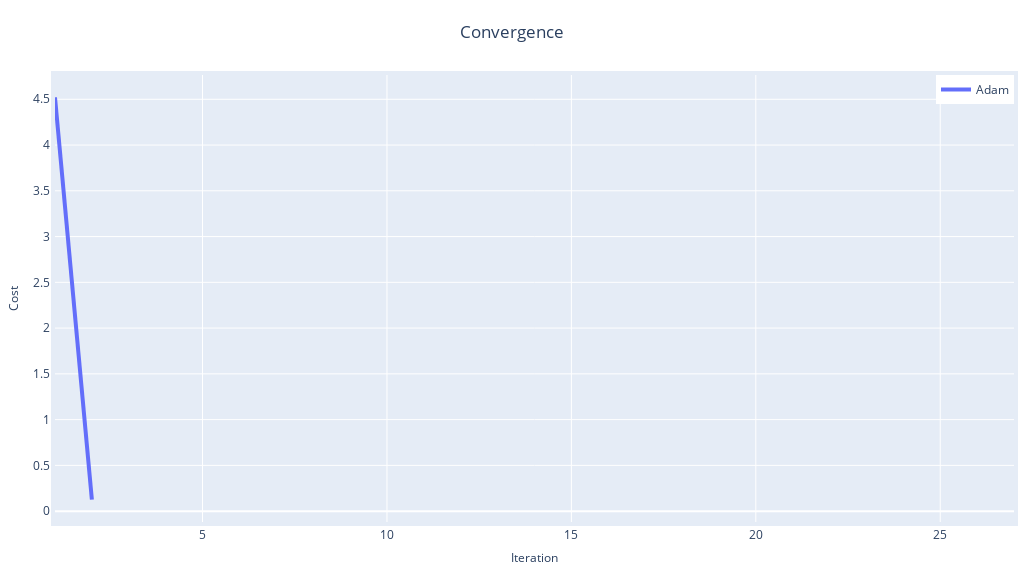
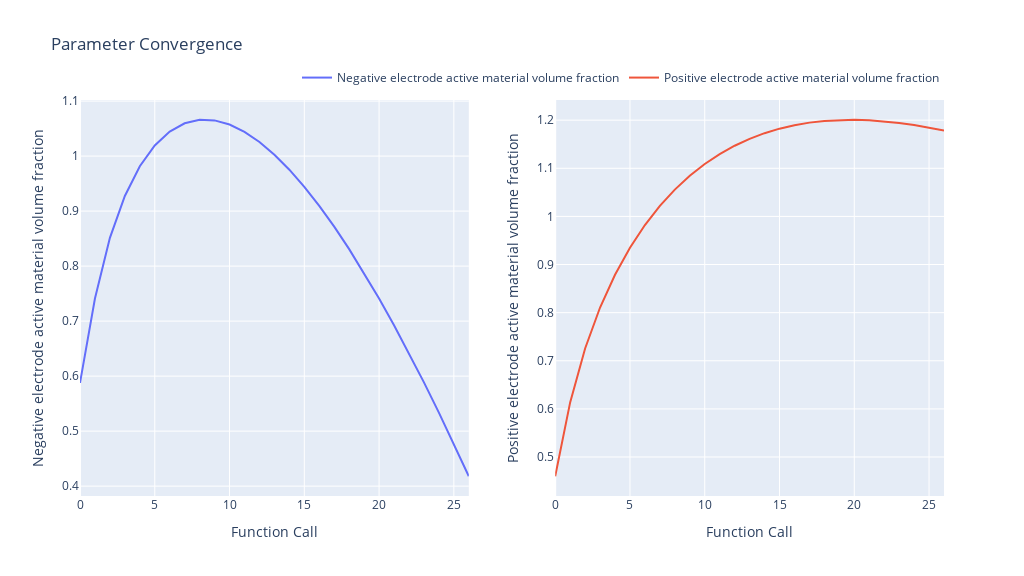

The cell these charts' notebook holds for them, in order:
### Markdown cell above
### Convergence and Parameter Trajectories

To assess the optimization process, we can plot the convergence of the cost function and the trajectories of the parameters:

### Code cell
pybop.plot_convergence(optim)
pybop.plot_parameters(optim);

### Figure 1 — Plotly figure (JSON) as saved in the notebook; plotly's stock layout.template omitted (floating-point values rounded to 4 significant figures)
{"data": [{"line": {"width": 4}, "mode": "lines", "name": "Adam", "type": "scatter", "x": [1, 2, 3, 4, 5, 6, 7, 8, 9, 10, 11, 12, 13, 14, 15, 16, 17, 18, 19, 20, 21, 22, 23, 24, 25, 26, 27], "y": [4.521, 0.1255, null, null, null, null, null, null, null, null, null, null, null, null, null, null, null, null, null, null, null, null, null, null, null, null, null]}], "layout": {"autosize": false, "height": 576, "legend": {"font": {"size": 12}, "x": 1, "xanchor": "right", "y": 1, "yanchor": "top"}, "margin": {"b": 10, "l": 10, "pad": 4, "r": 10, "t": 75}, "showlegend": true, "title": {"text": "Convergence", "x": 0.5}, "width": 1024, "xaxis": {"tickfont": {"size": 12}, "title": {"font": {"size": 12}, "text": "Iteration"}}, "yaxis": {"tickfont": {"size": 12}, "title": {"font": {"size": 12}, "text": "Cost"}}}}

### Figure 2 — Plotly figure (JSON) as saved in the notebook; plotly's stock layout.template omitted (floating-point values rounded to 4 significant figures)
{"data": [{"name": "Negative electrode active material volume fraction", "type": "scatter", "x": [0, 1, 2, 3, 4, 5, 6, 7, 8, 9, 10, 11, 12, 13, 14, 15, 16, 17, 18, 19, 20, 21, 22, 23, 24, 25, 26], "xaxis": "x", "y": [0.5876, 0.741, 0.8514, 0.9275, 0.9815, 1.019, 1.045, 1.06, 1.066, 1.065, 1.057, 1.044, 1.026, 1.003, 0.9753, 0.9442, 0.9096, 0.8718, 0.8309, 0.7873, 0.7411, 0.6925, 0.6416, 0.5886, 0.5336, 0.4767, 0.4181], "yaxis": "y"}, {"name": "Positive electrode active material volume fraction", "type": "scatter", "x": [0, 1, 2, 3, 4, 5, 6, 7, 8, 9, 10, 11, 12, 13, 14, 15, 16, 17, 18, 19, 20, 21, 22, 23, 24, 25, 26], "xaxis": "x2", "y": [0.4601, 0.6135, 0.7256, 0.8107, 0.8788, 0.935, 0.9821, 1.022, 1.056, 1.084, 1.109, 1.13, 1.147, 1.161, 1.173, 1.182, 1.19, 1.195, 1.198, 1.2, 1.201, 1.2, 1.198, 1.194, 1.19, 1.185, 1.178], "yaxis": "y2"}], "layout": {"height": 576, "legend": {"orientation": "h", "x": 1, "xanchor": "right", "y": 1.02, "yanchor": "bottom"}, "title": {"text": "Parameter Convergence"}, "width": 1024, "xaxis": {"anchor": "y", "domain": [0, 0.45], "title": {"text": "Function Call"}}, "xaxis2": {"anchor": "y2", "domain": [0.55, 1], "title": {"text": "Function Call"}}, "yaxis": {"anchor": "x", "domain": [0, 1], "title": {"text": "Negative electrode active material volume fraction"}}, "yaxis2": {"anchor": "x2", "domain": [0, 1], "title": {"text": "Positive electrode active material volume fraction"}}}}
